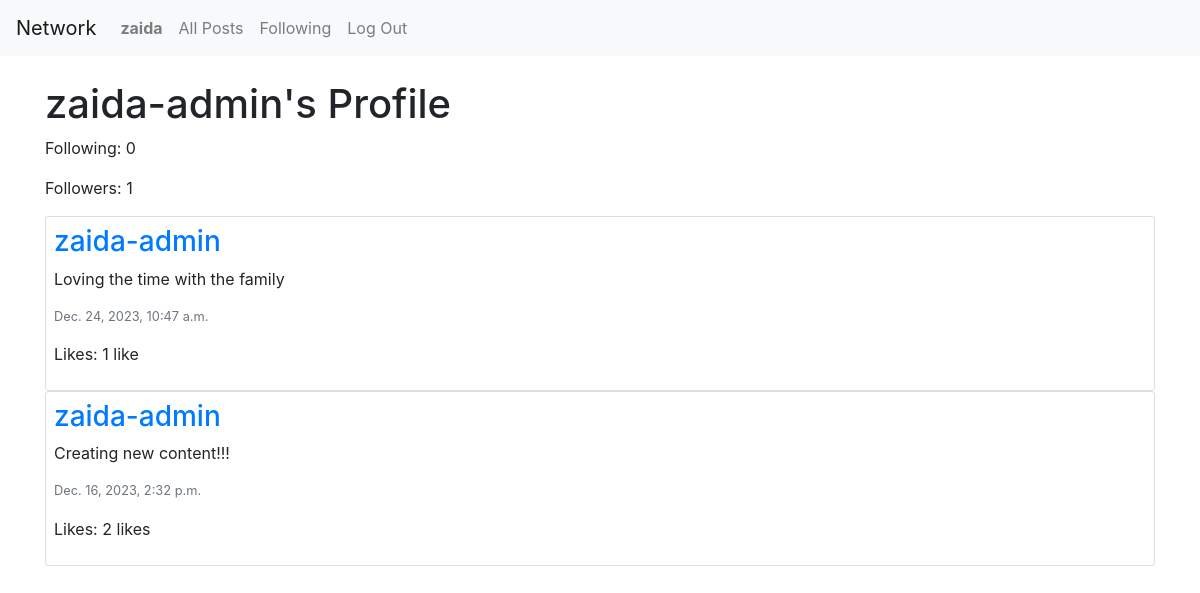
The page /profile/2 (signed in) on the database its author committed.
### network/models.py (models this page shows, shortened)
class User(AbstractUser):
    followers= models.ManyToManyField("self", symmetrical=False, related_name='following', blank=True)

class Post(models.Model):
    user= models.ForeignKey("User", on_delete=models.CASCADE, related_name='posts')
    content = models.CharField(max_length=300)
    timestamp = models.DateTimeField(auto_now_add=True)
    like = models.IntegerField(default=0)

### network/views.py (the view)
# urls.py: path("profile/<int:user_id>", views.profile, name="profile"),
def profile(request, user_id):
    user = get_object_or_404(User, id=user_id)
    posts = Post.objects.filter(user = user).order_by('id').reverse()
    paginator = Paginator(posts, 10)
    page_number = request.GET.get('page')
    page_obj = paginator.get_page(page_number)
    return render(request, "network/profile.html", {
        'posts': posts,
        'page_obj': page_obj,
        'username': user.username,
        'profile_owner': user,
    })

### network/templates/network/profile.html (shortened to what this page needs)
{% extends "network/layout.html" %} {% load static %} {% block body %}
<div id="title">
  <h1 class="mt-4 mb-2">{{ username }}'s Profile</h1>
</div>
<div>
  <p id="followingCount">Following: {{ user.following.count }}</p>
  <p id="followersCount">Followers: {{ user.followers.count }}</p>
</div>
<div id="posts-view">
  <div id="all-posts">
    {% for post in page_obj %}
    <div class="card p-2">
      <h3>
        <a href="{% url 'profile' user_id=post.user.id%}">{{post.user}}</a>
      </h3>
      <p>{{ post.content }}</p>
      <p class="text-secondary lh-1 small">{{ post.timestamp }}</p>
      <p>
        <span class="like_count">Likes: {{ post.like }} </span>
        {% if post.like == 1 %} like {% else %} likes {% endif %}
      </p>
    </div>
    {% empty %}
    <h3>No posts available</h3>
    {% endfor %}
  </div>
</div>
{% endblock %}

### network/templates/network/layout.html (shortened to what this page needs)
{% load static %}
<!DOCTYPE html>
<html lang="en">
  <head>
    <link
      rel="stylesheet"
      href="https://stackpath.bootstrapcdn.com/bootstrap/4.4.1/css/bootstrap.min.css"
    />
    <link href="{% static 'network/styles.css' %}" rel="stylesheet" />
    <link
      rel="stylesheet"
      href="https://cdnjs.cloudflare.com/ajax/libs/font-awesome/4.7.0/css/font-awesome.min.css"
    />
  </head>
  <body>
    <nav class="navbar navbar-expand-lg navbar-light bg-light">
      <a class="navbar-brand" href="{% url 'index' %}">Network</a>
      <div>
        <ul class="navbar-nav mr-auto">
          {% if user.is_authenticated %}
          <li class="nav-item">
            <a class="nav-link" href="{% url 'profile' user_id=user.id %}"
              ><strong>{{ user.username }}</strong></a
            >
          </li>
          {% endif %}
          <li class="nav-item">
            <a class="nav-link" href="{% url 'index' %}">All Posts</a>
          </li>
          {% if user.is_authenticated %}
          <li class="nav-item">
            <a class="nav-link" href="{% url 'following' %}">Following</a>
          </li>
          <li class="nav-item">
            <a class="nav-link" href="{% url 'logout' %}">Log Out</a>
          </li>
          {% endif %}
        </ul>
      </div>
    </nav>
    <div class="container">
      <div class="body">{% block body %} {% endblock %}</div>
    </div>
  </body>
</html>

### rows shown on the page
User: username "zaida", following.count "0", followers.count "1"
User: username "zaida-admin"
Post: user "zaida-admin", content "Loving the time with the family", timestamp "Dec. 24, 2023, 10:47 a.m.", like "1"
Post: user "zaida-admin", content "Creating new content!!!", timestamp "Dec. 16, 2023, 2:32 p.m.", like "2", shows "likes"
